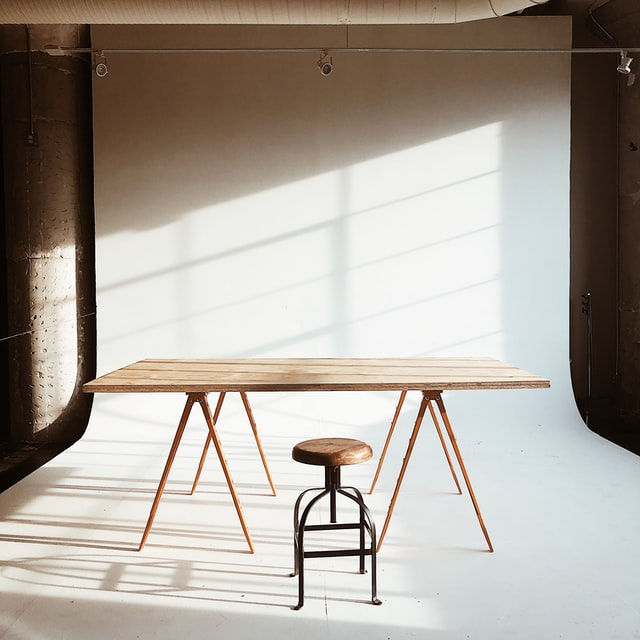
#> input picture code_5/table.jpg, 640 x 640 px
$ python histogram.py
#> lines starting #> are read from the running program, lines starting #| are printed output that depends on the picture
import matplotlib.pyplot as plt
import cv2 as cv
import numpy as np

def main():
    img_path = './table.jpg'
    print(img_path)
    rgb = plt.imread(img_path)
#> rgb is the input picture: shape (640, 640, 3); mean R, G, B 171, 162.9, 153.9
    print(rgb.shape)
#| (640, 640, 3)

    red = rgb[:, :, 0]
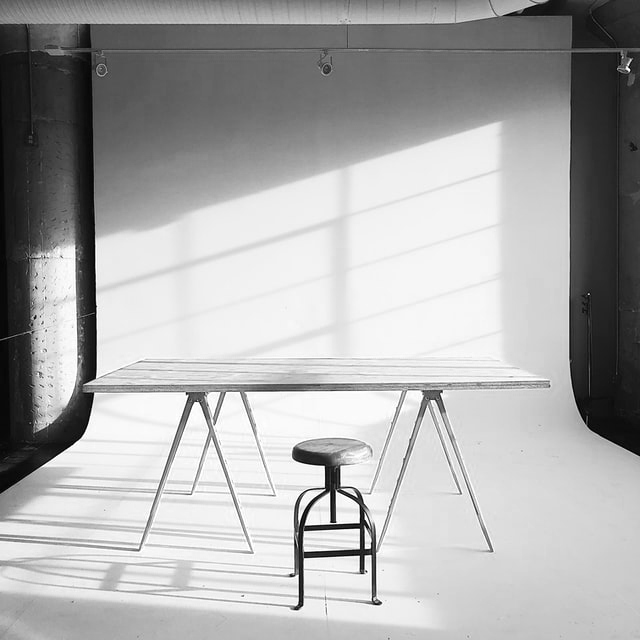
#> red: shape (640, 640); min 0, max 255, mean 171
    green = rgb[:, :, 1]
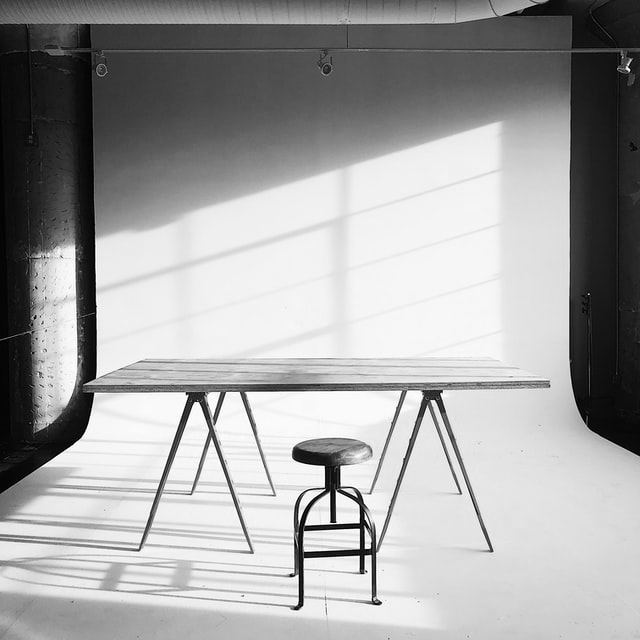
#> green: shape (640, 640); min 0, max 255, mean 162.9
    blue = rgb[:, :, 2]
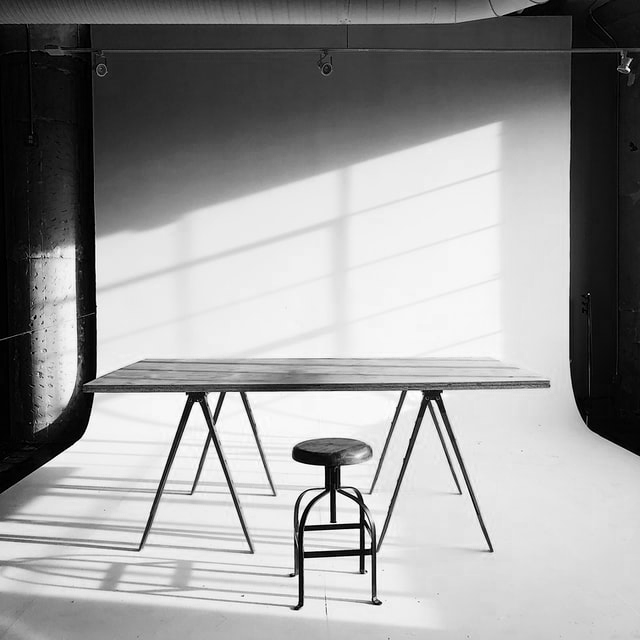
#> blue: shape (640, 640); min 0, max 255, mean 153.9

    histRed = cv.calcHist([rgb], [0], None, [256], [0, 256])
#> histRed = 256 values, max 9330 at index 243, min 5 at index 2, mean 1600
    histGreen = cv.calcHist([rgb], [1], None, [256], [0, 256])
#> histGreen = 256 values, max 10467 at index 243, min 136 at index 1, mean 1600
    histBlue = cv.calcHist([rgb], [2], None, [256], [0, 256])
#> histBlue = 256 values, max 8213 at index 236, min 20 at index 254, mean 1600

    histRed2 = histogram(red)
#> histRed2 has the same summary as histRed
    histGreen2 = histogram(green)
#> histGreen2 has the same summary as histGreen
    histBlue2 = histogram(blue)
#> histBlue2 has the same summary as histBlue

    set_histogram = [histRed, histGreen, histBlue, [], histRed2, histGreen2, histBlue2, []]
    set_title = ['Red', 'Green', 'Blue', 'RGB', 'Red', 'Green', 'Blue', 'RGB']

    plt.figure(figsize = (20, 20))
    for i in range(len(set_histogram)):
        plt.subplot(2, 4, i+1)
        plt.title(set_title[i])
        if (i  == 3 or i == 7):
            plt.plot(set_histogram[i-3], 'r')
            plt.plot(set_histogram[i-2], 'g')
            plt.plot(set_histogram[i-1], 'b')
        else:
            plt.plot(set_histogram[i])
#> this loop made 8 passes
    plt.savefig('histogram.jpg')
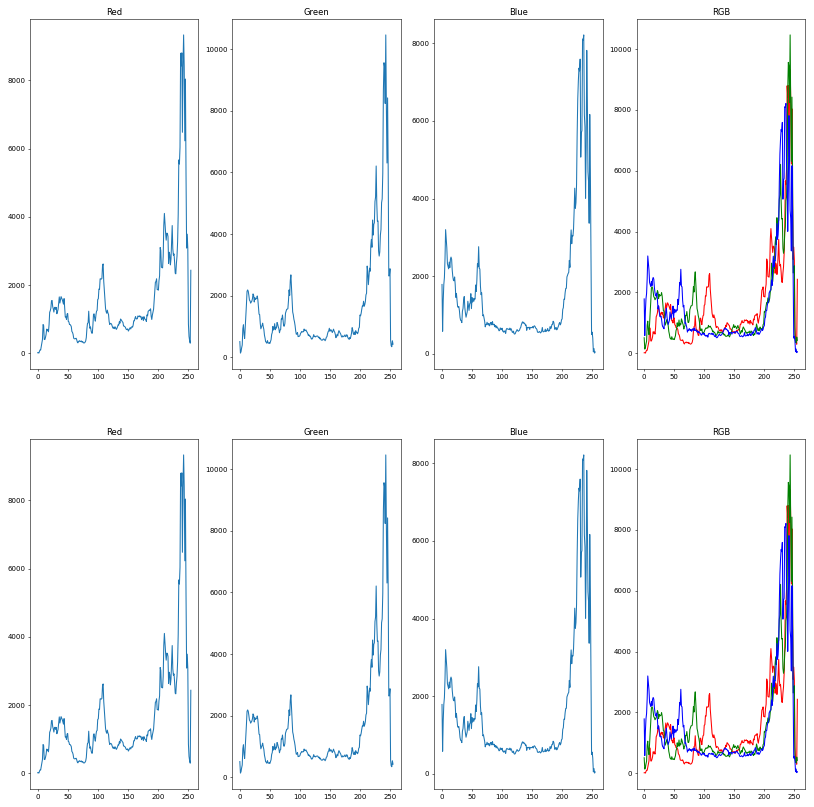
#> figure drawn by matplotlib, 8 panels; panel 1: curve peaks at x = 243, y = 9330; panel 2: curve peaks at x = 243, y = 10467; panel 3: curve peaks at x = 236, y = 8213; panel 4: curve peaks at x = 243, y = 9330
    plt.show()

def histogram(arr):
    frequencyCount = np.arange(0, 256)
    frequencyCount[:] = 0
    # print(frequencyCount)
    # print(arr)

    for i in range(arr.shape[0]):
        for j in range(arr.shape[1]):
            frequencyCount[arr[i][j]] += 1

    return frequencyCount

if __name__ == '__main__':
    main()
